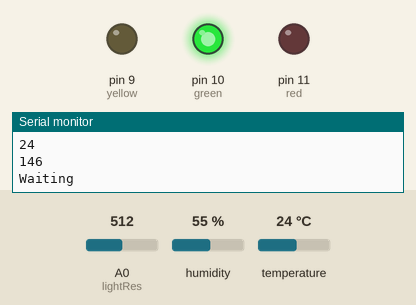
This sketch was run on a simulated Arduino Uno, built with avr-gcc and run on an emulated ATmega328P. Shown: output pins drawn as LEDs (lit = HIGH), the last lines printed to the serial monitor. Inputs (shaded band) come from the test bench; at power-on: A0 (lightRes) = 512, temperature 24 °C, humidity 55 %.

Above: at 1.3 s.
1.4 s: A0 (lightRes) set to 230
2.9 s: A0 (lightRes) set to 200
At 4.2 s:
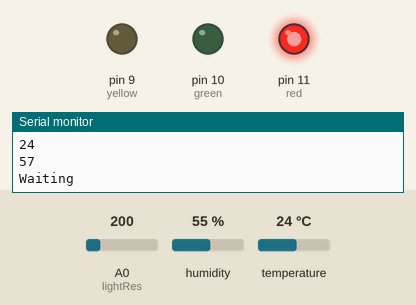
4.6 s: A0 (lightRes) set to 306
At 5.6 s:
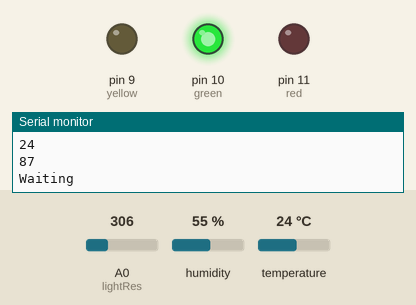
6.2 s: temperature set to 22 °C
7.7 s: temperature set to 19 °C
At 8.4 s:
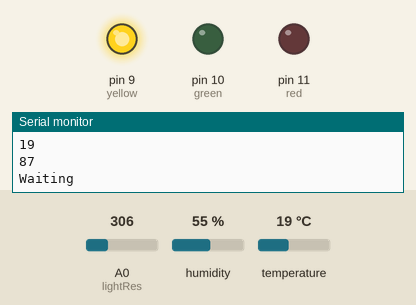
9.3 s: temperature set to 28 °C
At 9.8 s:
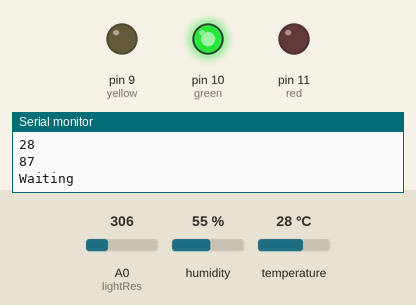
Timing chart, 0 to 11.9 s (numbered marks = the images above; inputs shaded):
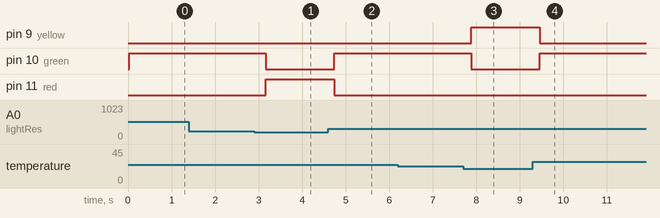

Measured:
- the behaviour switches between 214 and 213 on A0 (lightRes) (found by bisection; images 0 and 1)
- the behaviour switches between 21 and 20 °C on temperature (found by bisection; images 2 and 3)
- after the input at 2.9 s, pin 10 (green): HIGH → LOW after 0.27 s; pin 11 (red): LOW → HIGH after 0.27 s
- after the input at 4.6 s, pin 10 (green): LOW → HIGH after 0.14 s; pin 11 (red): HIGH → LOW after 0.14 s
- after the input at 7.7 s, pin 9 (yellow): LOW → HIGH after 0.18 s; pin 10 (green): HIGH → LOW after 0.18 s
- after the input at 9.3 s, pin 9 (yellow): HIGH → LOW after 0.15 s; pin 10 (green): LOW → HIGH after 0.15 s

The sketch:

task3.ino
```cpp
// (C) Lucas Holter, Cornelia Olofsson, Rizwan Rafiq, group: 18 (2024)
// Work package 5
// Exercise 3
// Submission code: 1

//Import statements
#include <dht11.h>

#define lightRes A0
#define tempSens 2
#define green 10
#define yellow 9
#define red 11

dht11 DHT11; //Initialize DHT sensor

void setup() //Setup function, this will be the first thing to happen in the program
{
  pinMode(lightRes, INPUT); //Sets pin A3 to input
  pinMode(tempSens, INPUT); //Sets pin A3 to input
  pinMode(green, OUTPUT); //Sets pin 13 to output
  pinMode(red, OUTPUT); //Sets pin 12 to output
  pinMode(yellow, OUTPUT); //Sets pin 11 ti output
  Serial.begin(9600); //Begin serial with the bandwidth of 9600
}

void loop() //Loop function, thiw is in essence a perpetual loop
{
  int temp = 0; //Initialize variable temp, this will hold temmperature reading
  int light = 0; //Initialize variable light, this will hold the light reading

    light = analogRead(lightRes); //Read the analog pin A4, which is the light sensor, this will give us the voltage of pin A4
  	int dhtValue = DHT11.read(tempSens); //Read the values of the DHT sensor
    Serial.println(light);//Print out the raw value read from the light sensor
	//Scaling factor found online
    temp = DHT11.temperature; //Take the temperature part of the read value
    light = map(light, 0, 350, 0, 100); //Map phototransistors lowest to highest voltage to 0-100. So lowest voltage will corespond to 0, and highest to 100

    Serial.println(temp); //Print new, converted value of temp to serial monitor
    Serial.println(light); //Print new, converted value of light to serial monitor
    Serial.println(); //New row

	//This if statement checks if the temperature is higher than the coresponding light value should have as described in the assignment.
    if( (light == 0) && (temp >= -12)
      || (((light <= 20) && (light >= 1)) && (temp > 0))
      || (((light <= 60) && (light >= 21)) && ((temp > 20))) ) {
      	digitalWrite(red, HIGH); //If it is, turn on the red light
      	digitalWrite(green, LOW); //Turn off the green light
      	digitalWrite(yellow, LOW); //And turn of the yellow light
    }
	//This if statement checks if the temperature is lower than the coresponding light value should have as described in the assignment.
    else if((((light <= 20) && (light >= 1)) && (temp < -12))
      || (((light <= 60) && (light >= 21)) && (temp < 0))
      || (((light <= 100) && (light >= 61)) && (temp < 21) )){
    	digitalWrite(red, LOW); //Turn off the red light
      	digitalWrite(green, LOW); //Turn off the green light
      	digitalWrite(yellow, HIGH); //Turn on the yellow light
    }
	//If neither of the above is true, we are in a good range
    else{
      digitalWrite(red, LOW); //Turn off red light
      digitalWrite(green, HIGH); //Turn on green light
      digitalWrite(yellow, LOW); //Turn on yellow light
    }


    Serial.println("Waiting"); //Print "Waiting" to serial monitor
    delay(500); //Wait 500 ms


}
```
